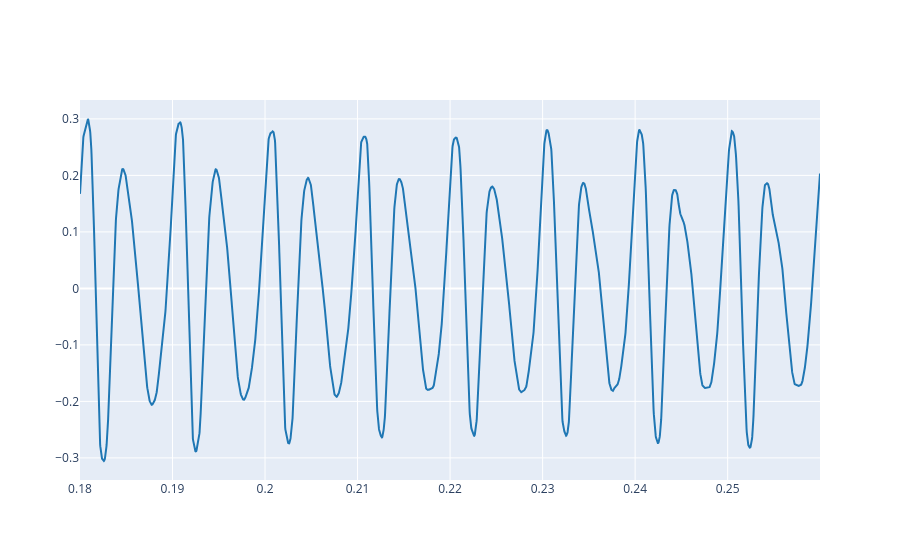

This figure's notebook cell:
### Markdown cell above
3.1. Load your reference audio signal and plot some periods (5-10) where the amplitude is stable. For instance see Ex. 2.3 from Lab 1. Listen to the sound as well and compare it with your synthesized signal.

### Code cell
from pathlib import Path

filepath = Path('./sis1_roger/157438__nengisuls__chunky-bass.wav')
ref, fs = load_audio(filepath)

f0 = 100
period = 1 / f0
t_start = 0.18
t_end = t_start + 8 * period

plot_signals(ref, fs, t_start=t_start, t_end=t_end)
Audio(ref, rate=fs)

### Figure 1 — Plotly figure (JSON) as saved in the notebook; plotly's stock layout.template omitted (floating-point values rounded to 4 significant figures; data arrays with more than 128 entries replaced by an {"elided": "..."} marker saying what was removed)
{"data": [{"line": {"color": "#1f77b4", "shape": "linear"}, "mode": "lines", "name": "audio signal 0", "type": "scatter", "x": {"elided": "3528 float values"}, "y": {"elided": "3528 float values"}}], "layout": {}}
